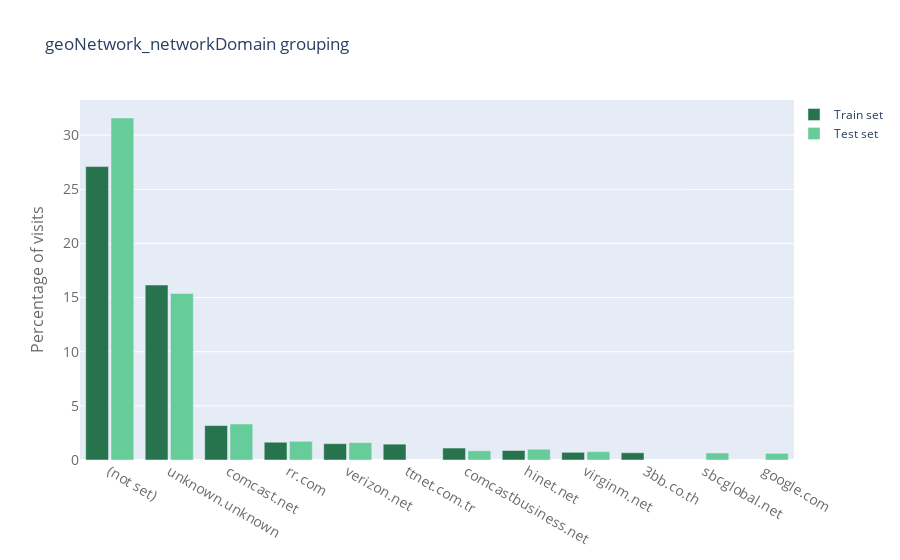

Notebook code for this chart:
### Markdown cell above
### 1.1.7 Network domain

### Code cell
barplot_percentage('geoNetwork_networkDomain', num_bars= 10, 
                   color1='rgb(38, 115, 77)', color2='rgb(102, 204, 153)')

### Figure 1 — Plotly figure (JSON) as saved in the notebook; plotly's stock layout.template omitted (floating-point values rounded to 4 significant figures)
{"data": [{"marker": {"color": "rgb(38, 115, 77)"}, "name": "Train set", "type": "bar", "x": ["(not set)", "unknown.unknown", "comcast.net", "rr.com", "verizon.net", "ttnet.com.tr", "comcastbusiness.net", "hinet.net", "virginm.net", "3bb.co.th"], "y": [27.1, 16.16, 3.181, 1.641, 1.509, 1.464, 1.105, 0.8763, 0.7098, 0.6691]}, {"marker": {"color": "rgb(102, 204, 153)"}, "name": "Test set", "type": "bar", "x": ["(not set)", "unknown.unknown", "comcast.net", "rr.com", "verizon.net", "hinet.net", "comcastbusiness.net", "virginm.net", "sbcglobal.net", "google.com"], "y": [31.59, 15.38, 3.323, 1.726, 1.604, 0.9959, 0.8501, 0.768, 0.6472, 0.6166]}], "layout": {"bargap": 0.15, "bargroupgap": 0.1, "barmode": "group", "legend": {"bgcolor": "rgba(255, 255, 255, 0)", "bordercolor": "rgba(255, 255, 255, 0)", "x": 1.0, "y": 1.0}, "title": {"text": "geoNetwork_networkDomain grouping"}, "xaxis": {"tickfont": {"color": "rgb(107, 107, 107)", "size": 14}}, "yaxis": {"tickfont": {"color": "rgb(107, 107, 107)", "size": 14}, "title": {"font": {"color": "rgb(107, 107, 107)", "size": 16}, "text": "Percentage of visits"}}}}
